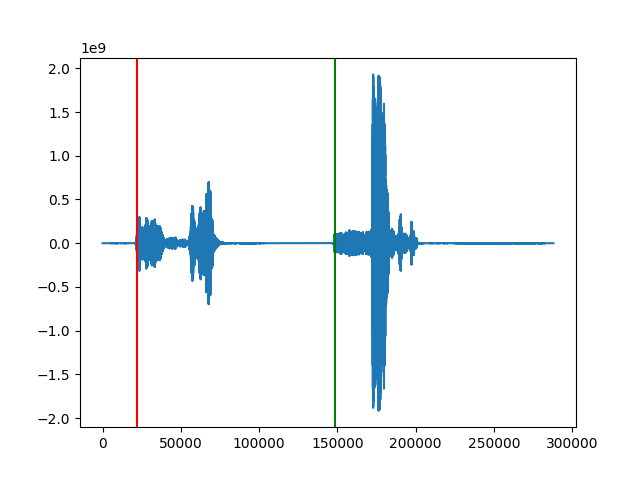

Write the Python code that produced this figure.
import socket  	
import scipy.signal
import numpy as np
import sounddevice as sd
import recorder
from scipy import signal
from threading import Thread
from scipy.io import wavfile
import time
import matplotlib.pyplot as plt
client = socket.socket(socket.AF_INET,socket.SOCK_STREAM)
host = "192.168.1.252"
#host = "127.0.0.1"
port = 2333
client.connect((host,port))
class ThreadWithReturnValue(Thread):
    def run(self):
        if self._target is not None:
            self._return = self._target(*self._args, **self._kwargs)
 
    def join(self):
        super(ThreadWithReturnValue,self).join()
        return self._return
def sendTime(time):
    send_msg = str(time)
    client.send(send_msg.encode('utf-8'))
    msg = client.recv(1024)
    print(f'receive msg : {msg.decode("utf-8")}')
def getmsg():
    msg = client.recv(1024).decode('utf-8')
    if msg == 'server ready':
        client.send('client ready'.encode('utf-8'))
        return True
def filter_bp(x,fs,wl,wh):
    fN = 3
    fc = fs/2
    w1c = wl/fc
    w2c = wh/fc
    b, a = signal.butter(fN,[w1c, w2c],'bandpass')
    x_filter = signal.filtfilt(b,a,x)
    return x_filter
if __name__ == '__main__':
    fs = 48000
    T = 0.5
    f1 = 2000
    f2 = 4000
    f3 = 6000
    t = np.linspace(0,T,round(fs*T))
    y = scipy.signal.chirp(t,f2,T,f3)
    if (getmsg()):

        r = recorder.waveRecorder(fs,6*T,'receiver.wav')
        thread = ThreadWithReturnValue(target=r.saveWave)
        thread.start()
        time.sleep(3*T)
        sd.play(y, fs)
        data = thread.join()
        data = filter_bp(data.reshape(-1)[:6*T*fs],fs,f1-10,f3+10)
        z1 = scipy.signal.chirp(t,f1,T,f2)
        z2 = scipy.signal.chirp(t,f2,T,f3)
        z1 = z1[::-1]
        z2 = z2[::-1]
        p1 = np.argmax(np.convolve(data,z1.reshape(-1),'valid'))
        p2 = np.argmax(np.convolve(data,z2.reshape(-1),'valid'))
        sendTime(p2-p1)
        plt.plot(data)
        plt.axvline(p1,c='r')
        plt.axvline(p2,c='g')
        plt.savefig('receiver.png')
        print(343*p1/fs)
        print((p2-p1)/fs)
        client.close()
